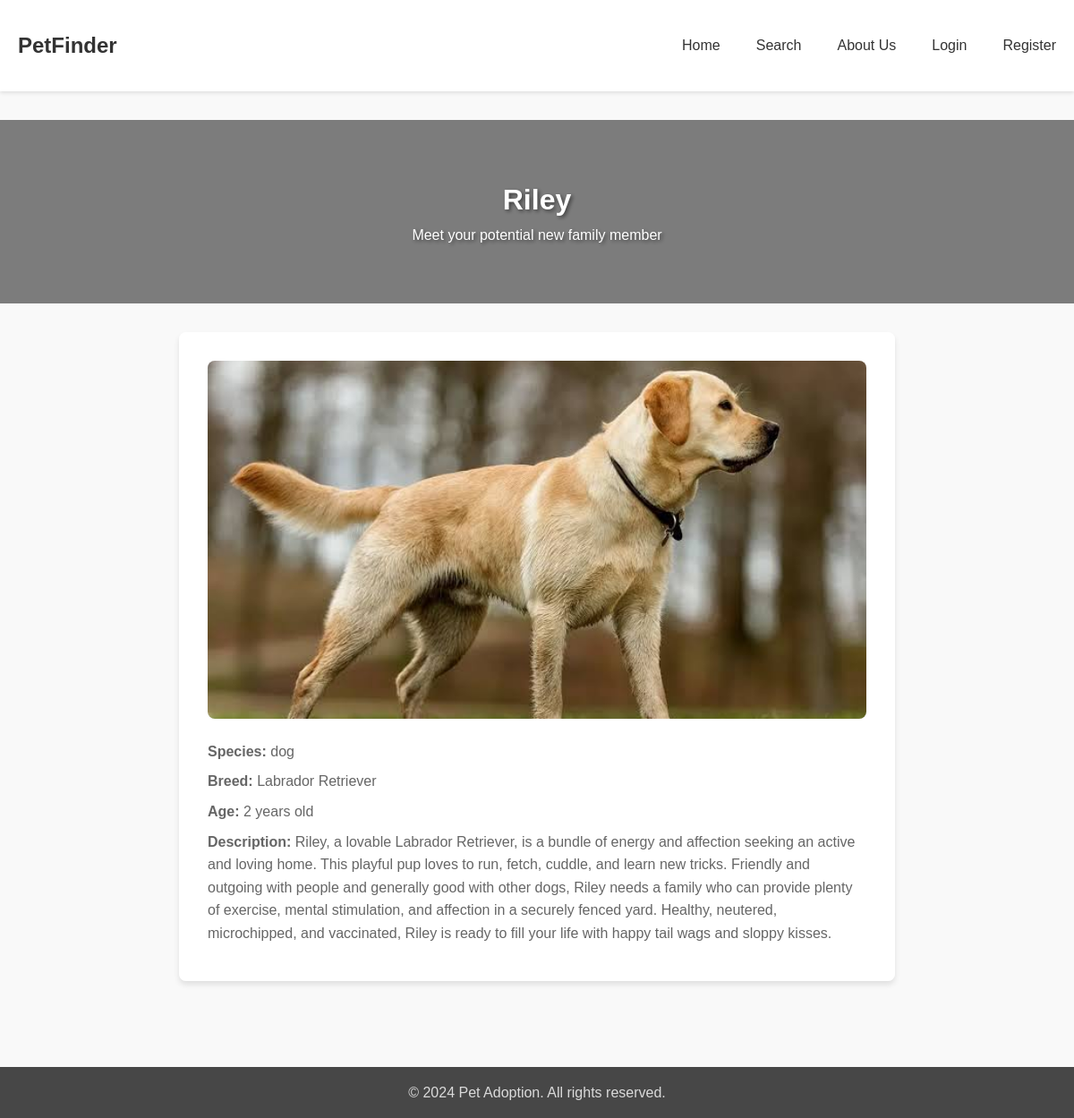
The page /pet/6 on the database its author committed.
### app.py (models this page shows)
class Pet(db.Model):
    id = db.Column(db.Integer, primary_key=True)
    name = db.Column(db.String(80), nullable=False)
    species = db.Column(db.String(50), nullable=False)
    breed = db.Column(db.String(50))
    age = db.Column(db.Integer)
    description = db.Column(db.Text)
    image_filename = db.Column(db.String(200))  # Changed from image_url
    created_at = db.Column(db.DateTime, default=datetime.utcnow)
    owner_id = db.Column(db.Integer, db.ForeignKey('user.id'), nullable=False)
    adoption_requests = db.relationship('AdoptionRequest', backref='pet', lazy=True)

### app.py (the view)
@app.route('/pet/<int:id>')
def pet_detail(id):
    pet = Pet.query.get_or_404(id)
    return render_template('pet_detail.html', pet=pet)

### templates/pet_detail.html (shortened to what this page needs)
{% extends "base.html" %}
{% block content %}
<div class="pet-detail-hero hero-background">
    <div class="hero-content">
        <h1>{{ pet.name }}</h1>
        <p>Meet your potential new family member</p>
    </div>
</div>
<div class="pet-detail">
    <img src="{{ url_for('uploaded_file', filename=pet.image_filename) }}" alt="{{ pet.name }}">
    <p><strong>Species:</strong> {{ pet.species }}</p>
    <p><strong>Breed:</strong> {{ pet.breed }}</p>
    <p><strong>Age:</strong> {{ pet.age }} years old</p>
    <p><strong>Description:</strong> {{ pet.description }}</p>
</div>
{% endblock %}

### static/css/style.css (style rules this page uses)
* { margin: 0; padding: 0; box-sizing: border-box; }
body { font-family: -apple-system, BlinkMacSystemFont, 'Segoe UI', Roboto, Oxygen, Ubuntu, Cantarell, sans-serif; line-height: 1.6; color: #333; background-color: #f9f9f9; }
.pet-detail { max-width: 800px; margin: 0 auto; padding: 2rem; background: white; border-radius: 8px; box-shadow: 0 2px 4px rgba(0,0,0,0.1); }
.pet-detail img { width: 100%; height: 400px; object-fit: cover; border-radius: 8px; margin-bottom: 1.5rem; }
.pet-detail p { color: #666; margin-bottom: 0.5rem; }
body { font-family: Arial, sans-serif; margin: 0; padding: 0; background-image: url("/static/images/pet-background.jpg"); background-size: cover; background-attachment: fixed; min-height: 100vh; }
.pet-detail { background-color: rgba(255, 255, 255, 0.9); padding: 2rem; border-radius: 8px; box-shadow: 0 4px 6px rgba(0, 0, 0, 0.1); max-width: 800px; margin: 0 auto; }
.pet-detail img { max-width: 100%; border-radius: 8px; margin-bottom: 1rem; }
.pet-detail p { margin-bottom: 0.5rem; }
.hero-background { position: relative; overflow: hidden; background-color: rgba(0, 0, 0, 0.5); }
.hero-background::before { content: ''; position: absolute; top: 0; left: 0; right: 0; bottom: 0; background-size: cover; background-position: center; filter: blur(5px); transform: scale(1.1); z-index: -1; animation: zoomBackground 20s infinite alternate; }
.pet-detail-hero { position: relative; padding: 4rem 2rem; color: white; text-align: center; margin-bottom: 2rem; }
.pet-detail-hero::before { background-image: url('https://hebbkx1anhila5yf.public.blob.vercel-storage.com/abc.jpg-n8Kks4NWLxlvautX7XnlCZHKpAW1Dq.jpeg'); }
.hero-content { position: relative; z-index: 1; }
.hero-background h1, .hero-background h2, .hero-background p { text-shadow: 2px 2px 4px rgba(0, 0, 0, 0.5); }

### rows shown on the page
Pet: name "Riley", image_filename (picture), species "dog", breed "Labrador Retriever", age "2", description "Riley, a lovable Labrador Retriever, is a bundle of energy and affection seeking an active and loving home. This playful pup loves to run, fetch, cuddle, and learn new tricks. Friendly and outgoing with people and generally good with other dogs, Riley needs a family who can provide plenty of exercise, mental stimulation, and affection in a securely fenced yard. Healthy, neutered, microchipped, and vaccinated, Riley is ready to fill your life with happy tail wags and sloppy kisses."
